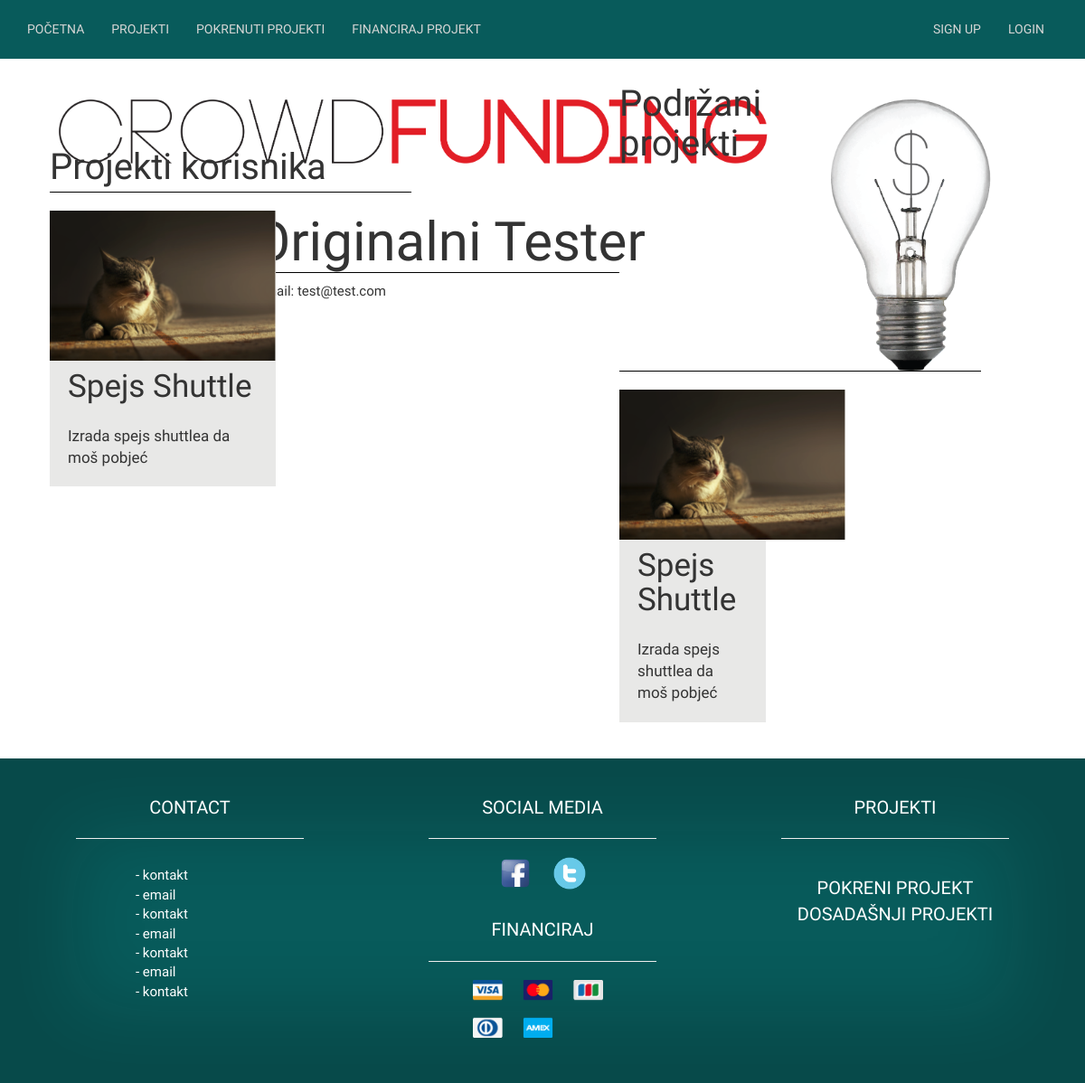
The page /user/profil.php?u=1 on the database its author committed.
### tables this page shows
create table operater (
sifra int not null primary key auto_increment,
email varchar(55) not null,
accName varchar(25) not null,
lozinka char(100) not null,
ziro_racun varchar(21),
ime varchar(55),
prezime varchar(55),
wallet varchar(10),
profilna_slika varchar(150)
);

create table galerija (
projekt int not null primary key,
naslovna varchar(100) not null,
video varchar(150),
slika1 varchar(100),
slika2 varchar(100),
slika3 varchar(100),
slika4 varchar(100),
slika5 varchar(100)
);

create table projekt (
sifra int not null primary key auto_increment,
naziv varchar(70) not null,
kratki_opis varchar(100) not null,
detaljan_opis varchar(8000) not null,
ziro_racun varchar(21) not null,
rok datetime not null,
kategorija int not null,
pokretac int not null,
cilj varchar(10) not null,
cilj2 varchar(10),
cilj3 varchar(10),
cilj4 varchar(10),
cilj5 varchar(10)
);

### konfiguracija.php (called while the page is built, shortened)
<?php
$put="/NFY-Priprema/";

### user/profil.php (the view, shortened to what this page needs)
<?php 	include_once '../konfiguracija.php';  ?>
<?php
$operater = $con->prepare("select * from operater where sifra=:sifra;");
$operater->bindvalue(":sifra", $_GET["u"]);
$operater->execute();
$user = $operater->fetch(PDO::FETCH_OBJ);
$pokrenuto = $con->prepare("select * from projekt inner join galerija on galerija.projekt=projekt.sifra where pokretac=:sifra");
$pokrenuto->bindvalue(":sifra", $_GET["u"]);
$pokrenuto->execute();
$started = $pokrenuto->fetchAll(PDO::FETCH_OBJ);
$podrzano = $con->prepare("select * from projekt inner join uplata on uplata.projekt=projekt.sifra inner join galerija on galerija.projekt=projekt.sifra where uplata.operater=:sifra");
$podrzano->bindvalue(":sifra", $_GET["u"]);
$podrzano->execute();
$supported = $podrzano->fetchAll(PDO::FETCH_OBJ);
?>
<!doctype html>
<html>
<head>
	<?php 	include_once '../head.php';  ?>
	</head>
<body>
	<?php
	include_once '../nav.php';
	 ?>
<img src="<?php echo $put;?>slike/naziv.png" class="naziv" />
<img src="<?php echo $put;?>slike/žarulja.png" class="zarulja" />
<div class="ime">
<?php if(isset($user->ime, $user->prezime)):?>
<h1> <?php echo $user->ime . " " . $user->prezime;?> </h1>
<?php else:?>
<h1> <?php echo $user->accName;?> </h1>
<?php endif;?>
<hr />
</div>
<div class="podaci">
email: <?php echo $user->email;?> <br />
</div>
<div class="row">
	<div class="pk">
		<h1> Projekti korisnika</h1>
		<hr />
	</div>
	<?php foreach($started as $st):?>
	<div class="col-md-4">
		<div class="pkk">
			<img src="<?php echo $put . $st->naslovna;?>" class="pkk1" />
			<h1><?php echo $st->naziv;?></h1>
			<p><?php echo $st->kratki_opis;?></p>
		</div>
	</div>
	<?php endforeach;?>
</div>
<div class="row">
	<div class="desno">
	<div class="pk1">
		<h1> Podržani projekti</h1>
		<hr />
	</div>
	<?php foreach($supported as $sup):?>
	<div class="col-md-4">
		<div class="pkk3">
			<img src="<?php echo $put . $sup->naslovna;?>" class="pkk1" />
			<h1><?php echo $sup->naziv;?></h1>
			<p><?php echo $sup->kratki_opis;?></p>
		</div>
	</div>
	<?php endforeach;?>
	</div>
</div>
<?php
include_once '../footer.php';
?>
</body>
</html>

### head.php (shortened to what this page needs)
<link href="<?php echo $put ?>css/bootstrap.min.css" rel="stylesheet" />
<link href="<?php echo $put ?>css/style.css" rel="stylesheet" />

### nav.php (shortened to what this page needs)
<?php 	include_once 'head.php';  ?>
<nav class="navbar navbar-fixed-top">
  <div class="container-fluid">
    <div class="collapse navbar-collapse" id="bs-example-navbar-collapse-1">
      <ul class="nav navbar-nav">
              <li class="navbar-text"><a href="<?php echo $put ?>index.php">POČETNA</a></li>
         <li class="navbar-text"><a href="">PROJEKTI</a></li>
<li class="navbar-text"><a href="">POKRENUTI PROJEKTI</a></li>
<li class="navbar-text"><a href="">FINANCIRAJ PROJEKT</a></li>
      </ul>
      <ul class="nav navbar-nav navbar-right">
	  <?php if(!isset($_SESSION["autoriziran"])):?>
        <li class="navbar-text"><a href="<?php echo $put ?>user/formaRegistracija.php">SIGN UP</a></li>
		<li class="navbar-text"><a href="<?php echo $put ?>user/formaPrijava.php">LOGIN</a></li>
	  <?php else:?>
		<li class="navbar-text"><a href="<?php echo $put ?>user/profil.php?u=<?php echo $_SESSION["autoriziran"];?>">PROFIL</a></li>
		<li class="navbar-text"><a href="<?php echo $put ?>odjava.php">ODJAVA</a></li>
	  <?php endif;?>
      </ul>
    </div>
  </div>
</nav>

### footer.php
<footer class="fixed-bottom">
<div class="container">
			<div class="row">
			<div class="col-md-4">
				<div class="fut">CONTACT</div>
				<hr style="color:#d6d6d5;width:70%;" />
				<div style="color:white;font-size: 15px;margin-top: 30px;margin-left:120px">
				- kontakt<br />
				- email<br />
				- kontakt<br />
				- email<br />
				- kontakt<br />
				- email<br />
				- kontakt</div>
			</div>
			<div class="col-md-4">
				<div class="fut">SOCIAL MEDIA</div>
				<hr style="color:#d6d6d5;width:70%;" />
				<div style="text-align:center;">
				<img src="<?php echo $put ?>slike/social_facebook_box_blue.png" style="width:10%;margin-right:10px;" />
				<img src="<?php echo $put ?>slike/Twitter.png" style="width:10%;margin-left:10px;" /></div>
				<br />
				<div class="fut" style="margin-top:10px">FINANCIRAJ</div>
				<hr style="color:#d6d6d5;width:70%;" />
					<div style="text-align:center;">
				<img src="<?php echo $put ?>slike/credit-card.png" style="width:40%;margin-right:10px;" />
			</div>
			</div>
			<div class="col-md-4">
				<div class="fut">PROJEKTI</div>
				<hr style="color:#d6d6d5;width:70%;" />
				<div class="fut">POKRENI PROJEKT
				<br />
				DOSADAŠNJI PROJEKTI</div>
			</div>
				</div>
	</div>
	</footer>

### css/style.css (style rules this page uses)
body { font-family: 'Work Sans', sans-serif; font-weight: 200; overflow-x: hidden; }
.navbar { background-color: #085b5b; }
.nav > li > a { position: relative; display: block; padding: 0; padding-top: 7px; padding-bottom:7px; color:#d6d6d5; }
.navbar-right { float: right !important; margin-right: 15px; }
footer { margin-top: 20px; padding-bottom: 10px; background-color: #085b5b; color: #d13423; padding-bottom:50px; -webkit-box-shadow: inset 0 0 80px 80px rgba(8,9,9,0.2); -moz-box-shadow: inset 0 0 80px 80px rgba(8,9,9,0.2); box-shadow: inset 0 0 80px 80px rgba(8,9,9,0.2); }
.fut { color: white; text-align: center; font-size: 20px; margin-top: 40px; }
.naziv { max-width: 70%; margin-top: 80px; margin-left: 50px; }
.zarulja { float: right; max-height: 300px; max-width: 30%; margin-right: 100px; margin-top: 110px; }
.ime h1 { margin-left: 280px; margin-top: -170px; font-size: 60px; font-family: 'Work Sans', sans-serif; font-weight: 200; }
.ime hr { margin-left: 285px; margin-top:-10px; width: 400px; color: black; border-color: black; }
.podaci { margin-left: 285px; margin-top:-10px; font-family: 'Work Sans', sans-serif; font-weight: 200; font-size: 15px; }
.pk h1 { margin-left: 70px; margin-top: -170px; font-size: 40px; font-family: 'Work Sans', sans-serif; font-weight: 200; }
.pk hr { margin-left: 70px; margin-top:-5px; width: 400px; color: black; border-color: black; }
.pk1 h1 { margin-top: -465px; font-size: 40px; font-family: 'Work Sans', sans-serif; font-weight: 200; }
.pk1 hr { margin-left: 0px; margin-top:-5px; width: 400px; color: black; border-color: black; }
.pkk { max-width: 250px; margin-left: 55px; background-color: #e8e8e7; }
.pkk1 { max-width: 250px; }
.pkk p { margin: 20px; font-size: 17px; padding-bottom: 20px; }
.pkk h1 { margin-left: 20px; margin-right: 20px; margin-top: 10px; font-size: 35px; padding-bottom: 2px; font-family: 'Work Sans', sans-serif; font-weight: 200; }
.desno { margin-left: 700px; }
.pkk3 { max-width: 270px; margin-left:-15px; background-color: #e8e8e7; }
.pkk3 p { margin: 20px; font-size: 17px; padding-bottom: 20px; }
.pkk3 h1 { margin-left: 20px; margin-right: 20px; margin-top: 10px; font-size: 35px; padding-bottom: 2px; font-family: 'Work Sans', sans-serif; font-weight: 200; }

### rows shown on the page
operater: ime "Originalni", prezime "Tester", email "test@test.com"
galerija: naslovna (picture), projekt.naziv "Spejs Shuttle", projekt.kratki_opis "Izrada spejs shuttlea da moš pobjeć"
projekt: galerija.naslovna (picture), naziv "Spejs Shuttle", kratki_opis "Izrada spejs shuttlea da moš pobjeć"
